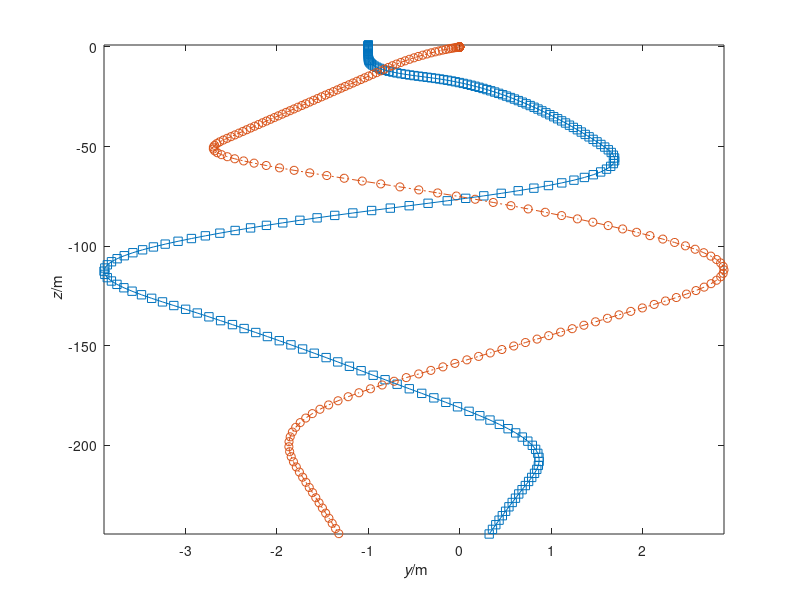

The MATLAB script that drew this image:
%% SI units used throughout
%% Simulation of two bodies connected by non-Hookean spring in 2D
%% Coordinates (y,z)
ma = 1; % mass of object a
mb = 1; % mass of object b
ya0 = -1; za0 = 1; % initial position of object a
yb0 = 0; zb0 = 0; % initial position of object a
vya0 = 0; vza0 = 0; % initial velocity of object a
vyb0 = 0; vzb0 = 0; % initial velocity of object b
Gya = 0; Gza = -9.8*ma; % gravity supply on object a
Gyb = 0; Gzb = 0; % gravity supply on object b
k = 4; % spring constant
ln = 5; % natural length of rubber band
t0 = 0; % initial time
t1 = 10; % final time, can also be earlier than initial
dt = 0.001; % time step, negative if backward time integration %@
%% adjust final time if not multiple of timestep
t1 = t1 + mod(t1-t0,dt);
%% check if timestep and time interval are consistent
if (t1-t0)*dt <= 0
  error('time interval inconsistent with timestep');
end
%% Save values of all quantities at some steps during the simulation,
%% for subsequente analysis or plotting
%% (saving at all timesteps could be too costly)
Nsaves = 200; % number of timepoints to save during the simulation
%% Calculate time interval for saving
dsave = (t1-t0)/(Nsaves-1);
if abs(dsave) < abs(dt)
  error('time interval between saves is smaller than timestep')
end
%% Initialize vectors to contain saved values
tSave = nan(Nsaves,1); % time
yaSave = nan(Nsaves,1); zaSave = nan(Nsaves,1);
ybSave = nan(Nsaves,1); zbSave = nan(Nsaves,1);
PyaSave = nan(Nsaves,1); PzaSave = nan(Nsaves,1);
PybSave = nan(Nsaves,1); PzbSave = nan(Nsaves,1);
%% Save initial values
i = 1; % index that keeps count of savepoints
tSave(1) = t0;
yaSave(1) = ya0; zaSave(1) = za0;
ybSave(1) = yb0; zbSave(1) = zb0;
PyaSave(1) = ma*vya0; PzaSave(1) = ma*vza0;
PybSave(1) = mb*vyb0; PzbSave(1) = mb*vzb0;
%% Initialize plot
cols = get(0, 'DefaultAxesColorOrder');
plot(yaSave(1), zaSave(1), 's','Color',cols(1,:)); axis('tight');
plot(ybSave(1), zbSave(1), 'o','Color',cols(1,:)); axis('tight');
xlabel('{\it y}/m'); ylabel('{\it z}/m'); hold on;
%% %@
%% Numerical time integration
%% Initialize
t = t0;
ya = ya0; za = za0;
yb = yb0; zb = zb0;
vya = vya0; vza = vza0;
vyb = vyb0; vzb = vzb0;
Pya = ma*vya0; Pza = ma*vza0;
Pyb = mb*vyb0; Pzb = mb*vzb0;
%% loop
while sign(dt)*t < sign(dt)*t1 % possible backward time integration
  %% update time
  t = t + dt;
  %% non-Hookean constitutive relation
  l = norm([ya-yb, za-zb]); % present length
  if l < ln
    Fyab = 0;
    Fzab = 0;
  else
    Fyab = -k*(ya-yb)*(l-ln)/l;
    Fzab = -k*(za-zb)*(l-ln)/l;
  end
  %% update momentum
  Fyba = -Fyab;
  Fzba = -Fzab;
  Pya = Pya + (Fyab + Gya)*dt;
  Pza = Pza + (Fzab + Gza)*dt;
  Pyb = Pyb + (Fyba + Gyb)*dt;
  Pzb = Pzb + (Fzba + Gzb)*dt;
  %% update velocity
  vya = Pya/ma;
  vza = Pza/ma;
  vyb = Pyb/mb;
  vzb = Pzb/mb;
  %% update position
  ya = ya + vya*dt;
  za = za + vza*dt;
  yb = yb + vyb*dt;
  zb = zb + vzb*dt; %@
  %% Check whether to save & plot at this step
  if min(abs([0 dsave] - mod(t-t0, dsave))) <= abs(dt)/2
    i = i+1;
    tSave(i) = t;
    yaSave(i) = ya; zaSave(i) = za;
    ybSave(i) = yb; zbSave(i) = zb;
    PyaSave(i) = Pya; PzaSave(i) = Pza;
    PybSave(i) = Pyb; PzbSave(i) = Pzb;
    plot(ya, za, 's','Color',cols(1,:));
    plot(yb, zb, 'o','Color',cols(2,:));
    pause(0.001);
  end %@
end %@
%% Plot trajectory
plot(yaSave,zaSave,'-','Color',cols(1,:));
plot(ybSave,zbSave,'-.','Color',cols(2,:)); %@
